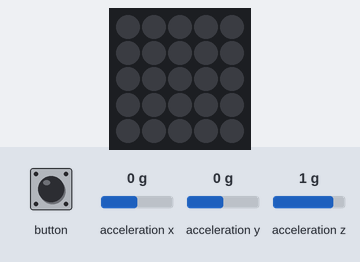
Simulated run of this sketch. Board: ESP32. Parts: 5×5 RGB LED matrix (first LED top left, wired row by row). Inputs (shaded band) come from the test bench; at power-on: acceleration z 1 g, acceleration x 0 g, acceleration y 0 g. Dim RGB values are drawn brighter than linear; what the sketch prints to the serial monitor is not drawn.

Above: at 1.2 s.
1.3 s: button pressed for 0.15 s
At 1.39 s:
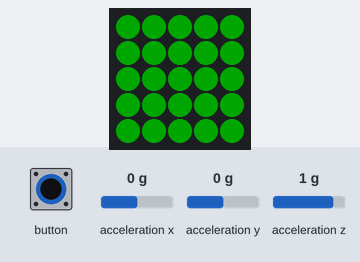
3.6 s: button pressed for 1 s
At 3.82 s:
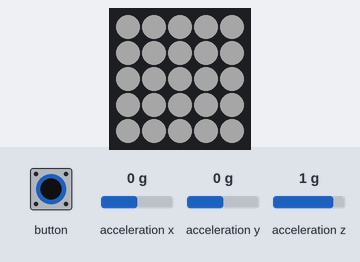

The sketch:

PartI_TheFirst.ino
```cpp
/*
   M5StackAtomMatrixChallenge.ino

   By: Umer Bin Liaqat, Omar Elkammah, Sherifa Yakubu, Pi Ko
   Date: 29 May 2021

   Assignment 2 of ENGR-UH 1021J: Design & Innovation Summer 2021
   This is for Part I - the First

   Libraries : In addition to standard libraries, this program only uses M5 Atom as an additional library, which is included in the parent folder.

   Demonstration: https://www.youtube.com/watch?v=d_31dPjpohU

   This program accepts clicks from user. With each clicks, it alternates between the blink(red), blinik(white), automatic(red), automatic(white) modes.
   Acceleration can be simulated by shaking the M5 Atom.
*/

#include <Arduino.h>
#include <math.h>
#include "M5Atom.h"

//Define Colors
//GRB not RGB
int GRB_COLOR_WHITE = 0xffffff;
int GRB_COLOR_RED = 0x00ff00;

// Define variables for instantaneous acceleration
// and sample size for calculating average
float accX_avg = 0, accY_avg = 0, accZ_avg = 0;
int n_average = 5;
bool IMU_ready = false;

//Define Patterns
int full_screen[25] =
    {
        1, 1, 1, 1, 1,
        1, 1, 1, 1, 1,
        1, 1, 1, 1, 1,
        1, 1, 1, 1, 1,
        1, 1, 1, 1, 1};

//Array of patterns for display
int *display[1] = {full_screen};

// STEP is for keeping track of the stages
int STEP = 0;
bool BLINK_MODE_ON = false;
float BRAKE_ACCELERATION_THRESHOLD = 10;

void setup()
{
    // Activate device with serial and Display, begin(SerialEnable, I2CEnable, DisplayEnable)
    M5.begin(true, false, true);
    delay(50);
    // check if IMU is ready
    if (M5.IMU.Init() == 0)
    {
        IMU_ready = true;
        Serial.println("[OK] IMU ready");
    }
    else
    {
        IMU_ready = false;
        Serial.println("[ERR] IMU failed!");
    }
}

void loop()
{

    if (M5.Btn.wasPressed())
    {
        //Increases the STEP everytime the button is pressed, and changes modes
        STEP++;
        //Serial.println("isPressed");
    }

    if (STEP == 0)
    {
        //Nothing on screen, blank (Step 1)
        BLINK_MODE_ON = false;
        M5.dis.clear();
    }
    else if (STEP == 1)
    {
        //Flash Red (Step 2)
        BLINK_MODE_ON = true;
        M5.dis.clear();
        turn_on_lights(display[0], GRB_COLOR_RED);
    }
    else if (STEP == 2)
    {
        //Flash White (Step 3)
        BLINK_MODE_ON = true;
        M5.dis.clear();
        turn_on_lights(display[0], GRB_COLOR_WHITE);
    }
    else if (STEP == 3)
    {
        //Automatic Rear Mode Rear (RED) (Step 4)

        float accX = 0, accY = 0, accZ = 0;
        M5.IMU.getAccelData(&accX, &accY, &accZ);
        // Average the acceleration data
        // find the "running average"
        accX_avg = ((accX_avg * (n_average - 1)) + fabs(accX)) / n_average;
        accY_avg = ((accY_avg * (n_average - 1)) + fabs(accY)) / n_average;
        accZ_avg = ((accZ_avg * (n_average - 1)) + fabs(accZ)) / n_average;

        Serial.println(accZ_avg * 10.0);

        //Check if the Device is accelerating (i.e. braking), and adjust blink mode
        if (((accX_avg * 10.0) >= BRAKE_ACCELERATION_THRESHOLD) || ((accY_avg * 10.0) >= BRAKE_ACCELERATION_THRESHOLD) || ((accZ_avg * 10.0) >= BRAKE_ACCELERATION_THRESHOLD))
        {
            BLINK_MODE_ON = false;
        }
        else
        {
            BLINK_MODE_ON = true;
        }
        M5.dis.clear();
        turn_on_lights(display[0], GRB_COLOR_RED);
    }
    else if (STEP == 4)
    {
        //Automatic Rear Mode Rear (WHITE) (Step 5)
        float accX = 0, accY = 0, accZ = 0;
        M5.IMU.getAccelData(&accX, &accY, &accZ);
        // Average the acceleration data
        // find the "running average"
        accX_avg = ((accX_avg * (n_average - 1)) + fabs(accX)) / n_average;
        accY_avg = ((accY_avg * (n_average - 1)) + fabs(accY)) / n_average;
        accZ_avg = ((accZ_avg * (n_average - 1)) + fabs(accZ)) / n_average;

        Serial.println(accZ_avg * 10.0);

        //Check if the Device is accelerating (i.e. braking), and adjust blink mode
        if (((accX_avg * 10.0) >= BRAKE_ACCELERATION_THRESHOLD) || ((accY_avg * 10.0) >= BRAKE_ACCELERATION_THRESHOLD) || ((accZ_avg * 10.0) >= BRAKE_ACCELERATION_THRESHOLD))
        {
            BLINK_MODE_ON = false;
        }
        else
        {
            BLINK_MODE_ON = true;
        }

        M5.dis.clear();
        turn_on_lights(display[0], GRB_COLOR_WHITE);
    }
    else if (STEP >= 5)
    {
        //Reset the STEP
        STEP = 0;
    }

    //This is for debugging purpose, listens to serial at 115200 baud
    //Serial.println(STEP);

    if (BLINK_MODE_ON)
    {
        delay(50);
        M5.dis.clear();
        delay(50);
    }
    else
    {
        delay(100);
    }

    M5.update();
}

void turn_on_lights(int arr[], int color)
{
    for (int i = 0; i < 25; i++)
    {
        M5.dis.drawpix(i, color);
    }
}
```

Source omitted: characters.c (data table, 21915 bytes)

Measured:
- after the input at 1.3 s, the LEDs: change after 0.08 s (image 1)
- after the input at 3.6 s, the LEDs: first differ from a run without the input after 0.22 s (image 2)
